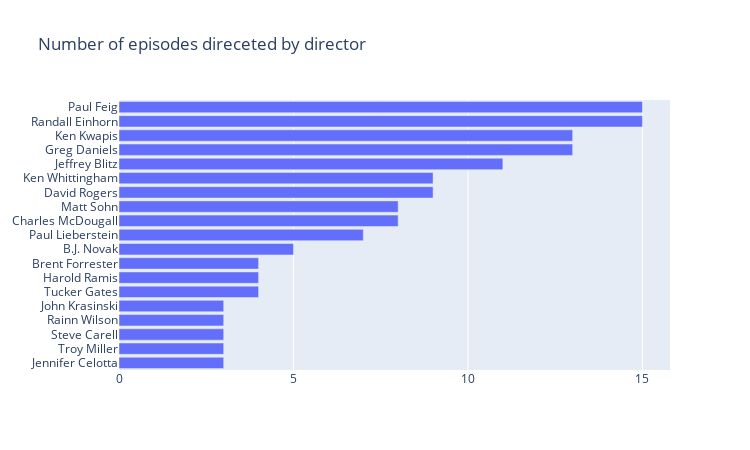

The code cell stored with this chart in its notebook:
### Code cell
dir_count = data.groupby('Director').agg({'EpisodeTitle' : 'count'}).reset_index().sort_values('EpisodeTitle', ascending = True)

fig = px.bar(dir_count[dir_count['EpisodeTitle'] > 2], x = 'EpisodeTitle', y = 'Director',
                     title = 'Number of episodes direceted by director', 
                     width = 750, height = 450)
fig.update_layout(showlegend=False)
fig.update_xaxes(visible = True, showticklabels = True, title = None)
fig.update_yaxes(visible = True, showticklabels = True, title = None)
fig.show()

### Figure 1 — Plotly figure (JSON) as saved in the notebook; plotly's stock layout.template omitted (floating-point values rounded to 4 significant figures)
{"data": [{"alignmentgroup": "True", "hovertemplate": "EpisodeTitle=%{x}<br>Director=%{y}<extra></extra>", "legendgroup": "", "marker": {"color": "#636efa", "pattern": {"shape": ""}}, "name": "", "offsetgroup": "", "orientation": "h", "showlegend": false, "textposition": "auto", "type": "bar", "x": [3, 3, 3, 3, 3, 4, 4, 4, 5, 7, 8, 8, 9, 9, 11, 13, 13, 15, 15], "xaxis": "x", "y": ["Jennifer Celotta", "Troy Miller", "Steve Carell", "Rainn Wilson", "John Krasinski", "Tucker Gates", "Harold Ramis", "Brent Forrester", "B.J. Novak", "Paul Lieberstein", "Charles McDougall", "Matt Sohn", "David Rogers", "Ken Whittingham", "Jeffrey Blitz", "Greg Daniels", "Ken Kwapis", "Randall Einhorn", "Paul Feig"], "yaxis": "y"}], "layout": {"barmode": "relative", "height": 450, "legend": {"tracegroupgap": 0}, "showlegend": false, "title": {"text": "Number of episodes direceted by director"}, "width": 750, "xaxis": {"anchor": "y", "domain": [0, 1], "showticklabels": true, "title": {}, "visible": true}, "yaxis": {"anchor": "x", "domain": [0, 1], "showticklabels": true, "title": {}, "visible": true}}}
